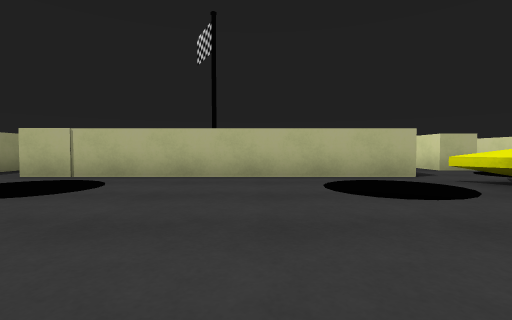
View 1 (above)

19 first-person views from a walk through a 3-D level made in the Unity game engine. The camera is 0.55 m above the floor, tilts 2° down and sees 85° across. The floor is counted in squares, 1 m on a side. Each view is taken from the middle of a square. On the plan, view 1 faces up. The plan holds only what a view shows up to about 9 squares ahead; the rest is blank. The player is left out.

View 2
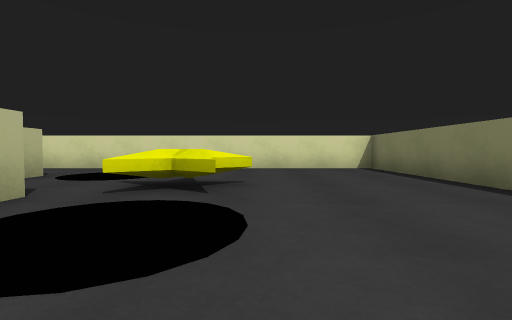

View 3
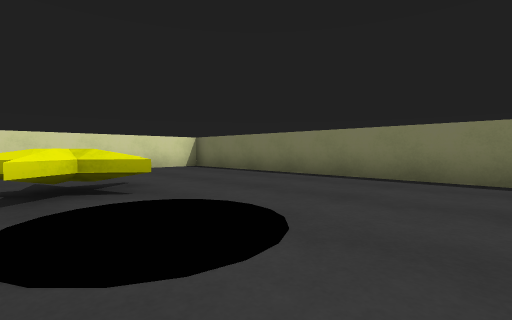

View 4
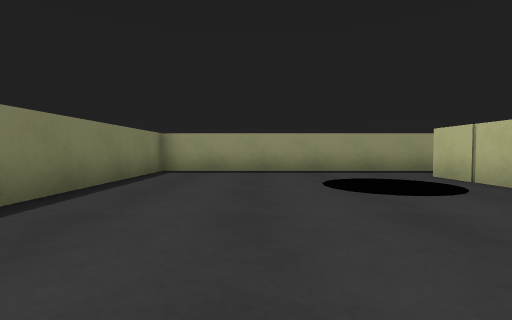

View 5
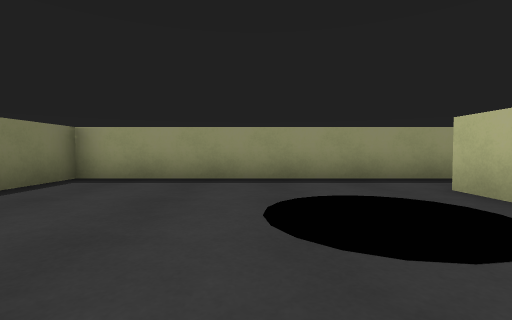

View 6
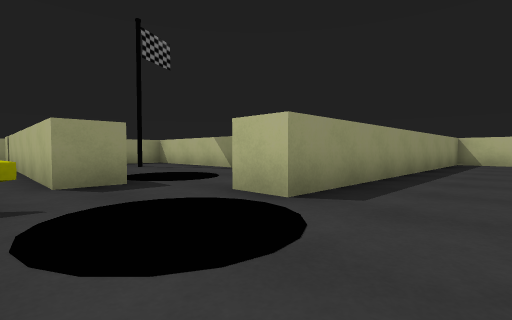

View 7
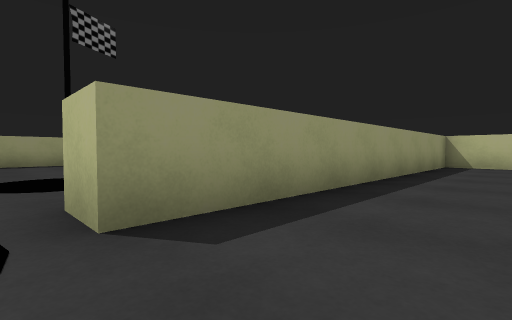

View 8
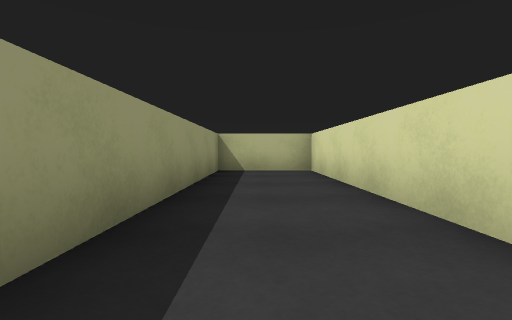

View 9
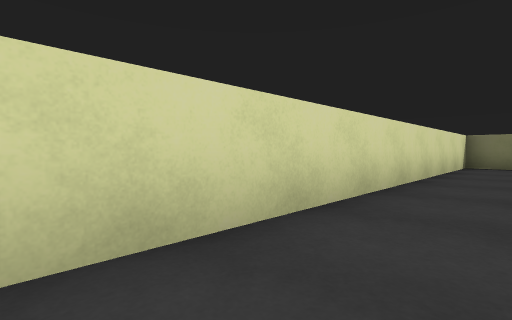

View 10
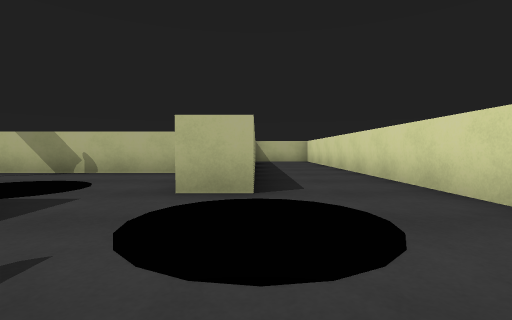

View 11
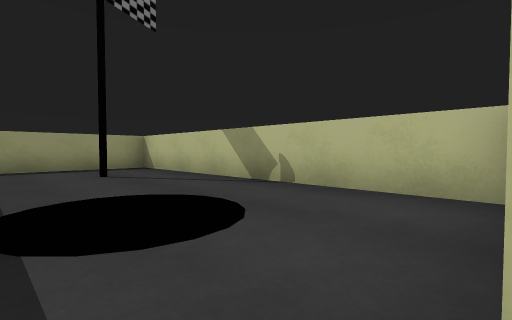

View 12
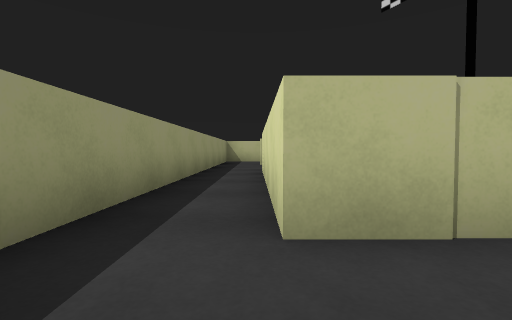

View 13
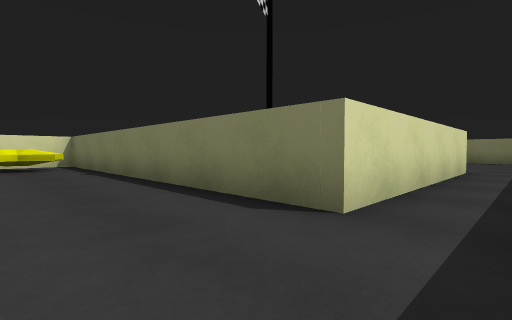

View 14
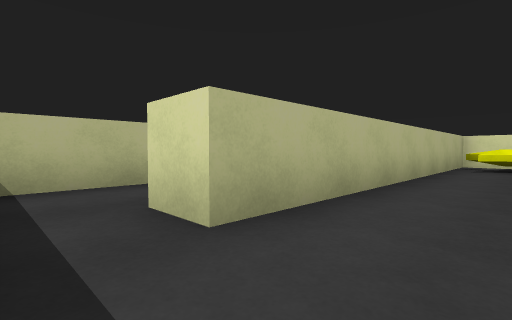

View 15
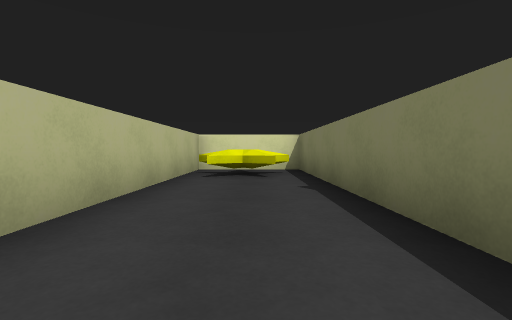

View 16
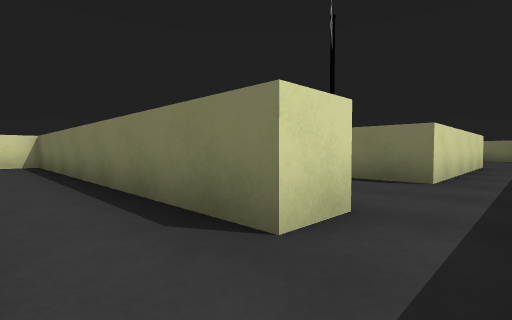

View 17
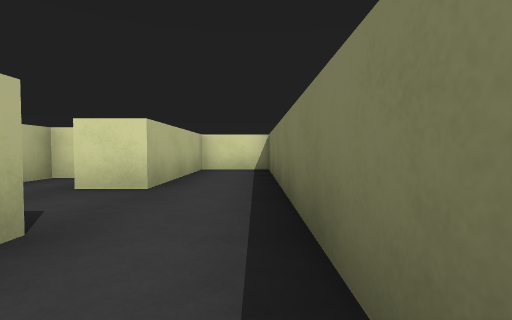

View 18
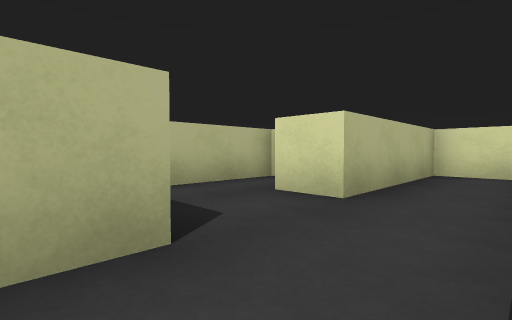

View 19
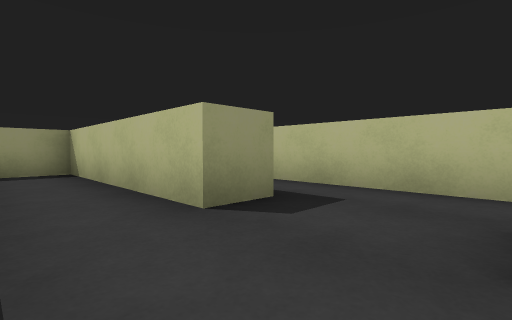

### Floor plan
Key: @ floor where view 1 was taken; # wall or solid block; . floor; F flag; S star; O other object.
Columns run from 7 left of view 1 to 9 right of it. Each row starts with its distance up from view 1.
 20     #######
 19      .....#
 18 ######..#########
 17 #...........##..#
 16 #...........##..#
 15  ..###########..#
 14  ...........##..#
 13 #..........S##..#
 12 #..###########..#
 11 #.############..#
 10 #.##........##..#
  9 #.##..F.....##..#
  8 #.##.....OO.##..#
  7 #.##.....OO..O..#
  6 #.#########.O O.#
  5 #...O....O...O..#
  4 #..OO...O O.S...#
  3 #...O....O......#
  2 #...............#
  1 #...............#
  0 #......@........#
 -1 #################

Where each view was taken, in squares from view 1:
view 1: 0 up, 0 right, facing up
view 2: 3 up, 0 right, facing right
view 3: 5 up, 0 right, facing down-right
view 4: 2 up, 1 right, facing left
view 5: 3 up, 1 left, facing left
view 6: 5 up, 8 right, facing up-left
view 7: 7 up, 8 right, facing up-left
view 8: 10 up, 7 right, facing up
view 9: 10 up, 7 right, facing down-right
view 10: 4 up, 6 right, facing up
view 11: 7 up, 5 right, facing up-left
view 12: 4 up, 5 left, facing up
view 13: 14 up, 6 left, facing down-right
view 14: 13 up, 6 left, facing up-right
view 15: 13 up, 3 left, facing right
view 16: 17 up, 6 left, facing down-right
view 17: 16 up, 3 left, facing right
view 18: 16 up, 2 left, facing up-right
view 19: 16 up, 1 right, facing up-left
